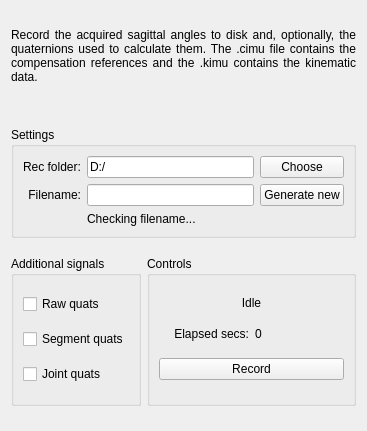
<?xml version="1.0" encoding="UTF-8"?>
<ui version="4.0">
 <class>RecordKinematicsPanel</class>
 <widget class="QWidget" name="RecordKinematicsPanel">
  <property name="geometry">
   <rect>
    <x>0</x>
    <y>0</y>
    <width>367</width>
    <height>431</height>
   </rect>
  </property>
  <property name="windowTitle">
   <string>Record kinematics</string>
  </property>
  <layout class="QGridLayout" name="gridLayout">
   <item row="7" column="0" colspan="3">
    <widget class="QGroupBox" name="groupBox_2">
     <property name="sizePolicy">
      <sizepolicy hsizetype="Preferred" vsizetype="Maximum">
       <horstretch>0</horstretch>
       <verstretch>0</verstretch>
      </sizepolicy>
     </property>
     <property name="title">
      <string>Settings</string>
     </property>
     <layout class="QGridLayout" name="gridLayout_4">
      <item row="0" column="1">
       <widget class="QLineEdit" name="FolderLineEdit">
        <property name="text">
         <string>D:/</string>
        </property>
       </widget>
      </item>
      <item row="1" column="0">
       <widget class="QLabel" name="FileLabel">
        <property name="text">
         <string>Filename:</string>
        </property>
        <property name="alignment">
         <set>Qt::AlignRight|Qt::AlignTrailing|Qt::AlignVCenter</set>
        </property>
       </widget>
      </item>
      <item row="1" column="1">
       <widget class="QLineEdit" name="FileLineEdit"/>
      </item>
      <item row="0" column="0">
       <widget class="QLabel" name="FolderLabel">
        <property name="text">
         <string>Rec folder:</string>
        </property>
       </widget>
      </item>
      <item row="0" column="2">
       <widget class="QPushButton" name="FolderButton">
        <property name="text">
         <string>Choose</string>
        </property>
       </widget>
      </item>
      <item row="1" column="2">
       <widget class="QPushButton" name="FileButton">
        <property name="text">
         <string>Generate new</string>
        </property>
       </widget>
      </item>
      <item row="2" column="1" colspan="2">
       <widget class="QLabel" name="FileStatus">
        <property name="sizePolicy">
         <sizepolicy hsizetype="Preferred" vsizetype="Maximum">
          <horstretch>0</horstretch>
          <verstretch>0</verstretch>
         </sizepolicy>
        </property>
        <property name="minimumSize">
         <size>
          <width>0</width>
          <height>11</height>
         </size>
        </property>
        <property name="text">
         <string>Checking filename...</string>
        </property>
       </widget>
      </item>
     </layout>
    </widget>
   </item>
   <item row="8" column="0">
    <widget class="QGroupBox" name="groupBox">
     <property name="maximumSize">
      <size>
       <width>16777215</width>
       <height>150</height>
      </size>
     </property>
     <property name="title">
      <string>Additional signals</string>
     </property>
     <layout class="QGridLayout" name="gridLayout_3">
      <item row="1" column="1">
       <widget class="QCheckBox" name="segmentCheckBox">
        <property name="text">
         <string>Segment quats</string>
        </property>
       </widget>
      </item>
      <item row="0" column="1">
       <widget class="QCheckBox" name="rawCheckBox">
        <property name="text">
         <string>Raw quats</string>
        </property>
       </widget>
      </item>
      <item row="2" column="1">
       <widget class="QCheckBox" name="jointCheckBox">
        <property name="text">
         <string>Joint quats</string>
        </property>
       </widget>
      </item>
     </layout>
    </widget>
   </item>
   <item row="1" column="0" colspan="3">
    <spacer name="verticalSpacer">
     <property name="orientation">
      <enum>Qt::Vertical</enum>
     </property>
     <property name="sizeType">
      <enum>QSizePolicy::Fixed</enum>
     </property>
     <property name="sizeHint" stdset="0">
      <size>
       <width>20</width>
       <height>20</height>
      </size>
     </property>
    </spacer>
   </item>
   <item row="0" column="0" colspan="3">
    <widget class="QLabel" name="label">
     <property name="maximumSize">
      <size>
       <width>16777215</width>
       <height>66</height>
      </size>
     </property>
     <property name="text">
      <string>Record the acquired sagittal angles to disk and, optionally, the quaternions used to calculate them. The .cimu file contains the compensation references and the .kimu contains the kinematic data.</string>
     </property>
     <property name="alignment">
      <set>Qt::AlignJustify|Qt::AlignVCenter</set>
     </property>
     <property name="wordWrap">
      <bool>true</bool>
     </property>
    </widget>
   </item>
   <item row="8" column="1" colspan="2">
    <widget class="QGroupBox" name="ControlsBox">
     <property name="sizePolicy">
      <sizepolicy hsizetype="Preferred" vsizetype="Fixed">
       <horstretch>0</horstretch>
       <verstretch>0</verstretch>
      </sizepolicy>
     </property>
     <property name="maximumSize">
      <size>
       <width>16777215</width>
       <height>150</height>
      </size>
     </property>
     <property name="title">
      <string>Controls</string>
     </property>
     <layout class="QGridLayout" name="gridLayout_2">
      <item row="1" column="1" colspan="2">
       <widget class="QLabel" name="RecordingStatus">
        <property name="sizePolicy">
         <sizepolicy hsizetype="Minimum" vsizetype="Fixed">
          <horstretch>0</horstretch>
          <verstretch>0</verstretch>
         </sizepolicy>
        </property>
        <property name="text">
         <string>Idle</string>
        </property>
        <property name="alignment">
         <set>Qt::AlignCenter</set>
        </property>
       </widget>
      </item>
      <item row="2" column="1">
       <widget class="QLabel" name="ElapsedLabel">
        <property name="sizePolicy">
         <sizepolicy hsizetype="Preferred" vsizetype="Fixed">
          <horstretch>0</horstretch>
          <verstretch>0</verstretch>
         </sizepolicy>
        </property>
        <property name="text">
         <string>Elapsed secs:</string>
        </property>
        <property name="alignment">
         <set>Qt::AlignRight|Qt::AlignTrailing|Qt::AlignVCenter</set>
        </property>
       </widget>
      </item>
      <item row="2" column="2">
       <widget class="QLabel" name="ElapsedTimeLabel">
        <property name="sizePolicy">
         <sizepolicy hsizetype="Preferred" vsizetype="Fixed">
          <horstretch>0</horstretch>
          <verstretch>0</verstretch>
         </sizepolicy>
        </property>
        <property name="text">
         <string>0</string>
        </property>
        <property name="alignment">
         <set>Qt::AlignLeading|Qt::AlignLeft|Qt::AlignVCenter</set>
        </property>
       </widget>
      </item>
      <item row="3" column="1" colspan="2">
       <widget class="QPushButton" name="RecordButton">
        <property name="sizePolicy">
         <sizepolicy hsizetype="Minimum" vsizetype="Maximum">
          <horstretch>0</horstretch>
          <verstretch>0</verstretch>
         </sizepolicy>
        </property>
        <property name="text">
         <string>Record</string>
        </property>
       </widget>
      </item>
     </layout>
    </widget>
   </item>
  </layout>
 </widget>
 <resources/>
 <connections/>
</ui>
